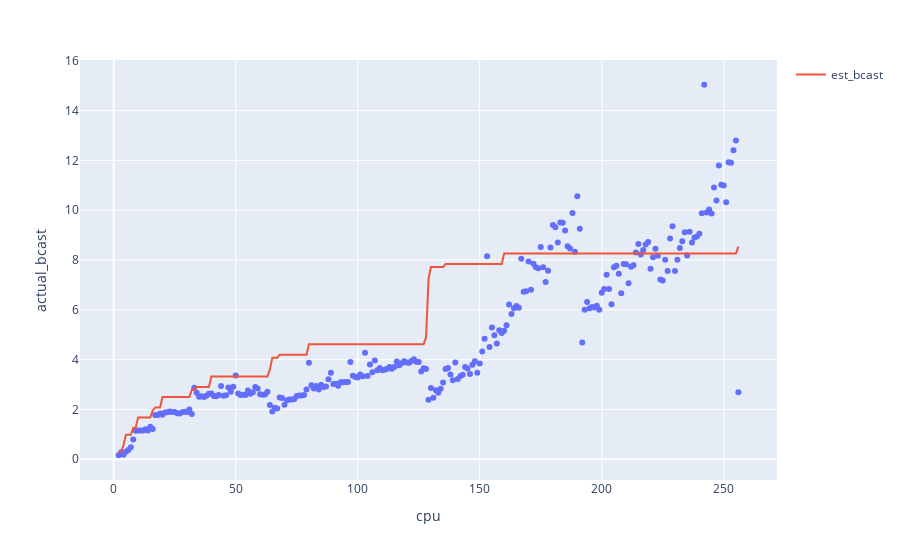

The notebook cell this image was saved under:
### Code cell
fig = px.scatter(df, x="cpu", y="actual_bcast")
fig.add_trace(go.Scatter(x=df["cpu"], y=df["estimate_bcast"], mode="lines", name="est_bcast"))

### Figure 1 — Plotly figure (JSON) as saved in the notebook; plotly's stock layout.template omitted (floating-point values rounded to 4 significant figures; data arrays with more than 128 entries replaced by an {"elided": "..."} marker saying what was removed)
{"data": [{"hovertemplate": "cpu=%{x}<br>actual_bcast=%{y}<extra></extra>", "legendgroup": "", "marker": {"color": "#636efa", "symbol": "circle"}, "mode": "markers", "name": "", "orientation": "v", "showlegend": false, "type": "scatter", "x": {"elided": "255 int values"}, "xaxis": "x", "y": {"elided": "255 float values"}, "yaxis": "y"}, {"mode": "lines", "name": "est_bcast", "type": "scatter", "x": {"elided": "255 int values"}, "y": {"elided": "255 float values"}}], "layout": {"legend": {"tracegroupgap": 0}, "margin": {"t": 60}, "xaxis": {"anchor": "y", "domain": [0, 1], "title": {"text": "cpu"}}, "yaxis": {"anchor": "x", "domain": [0, 1], "title": {"text": "actual_bcast"}}}}
